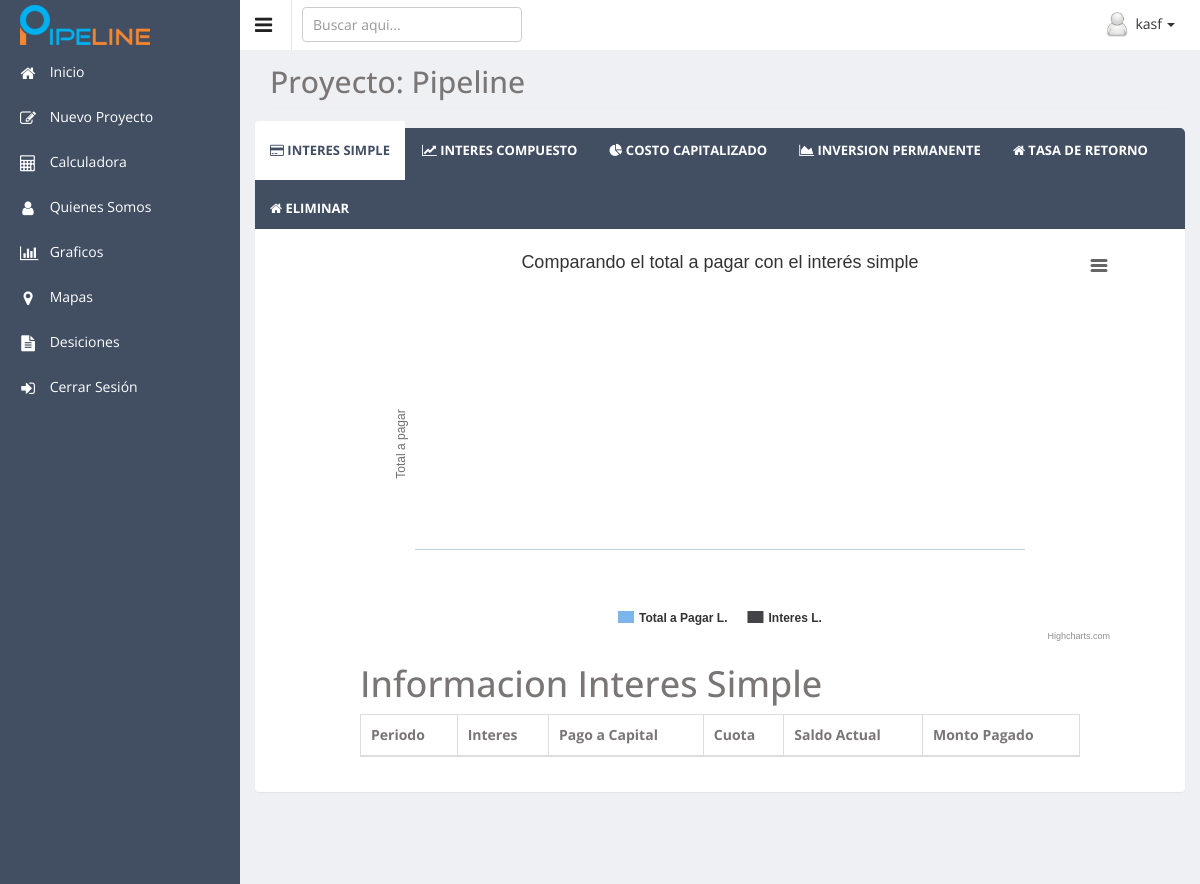
Page /proyectos.php?id=1 (signed in) on the earlier database version.
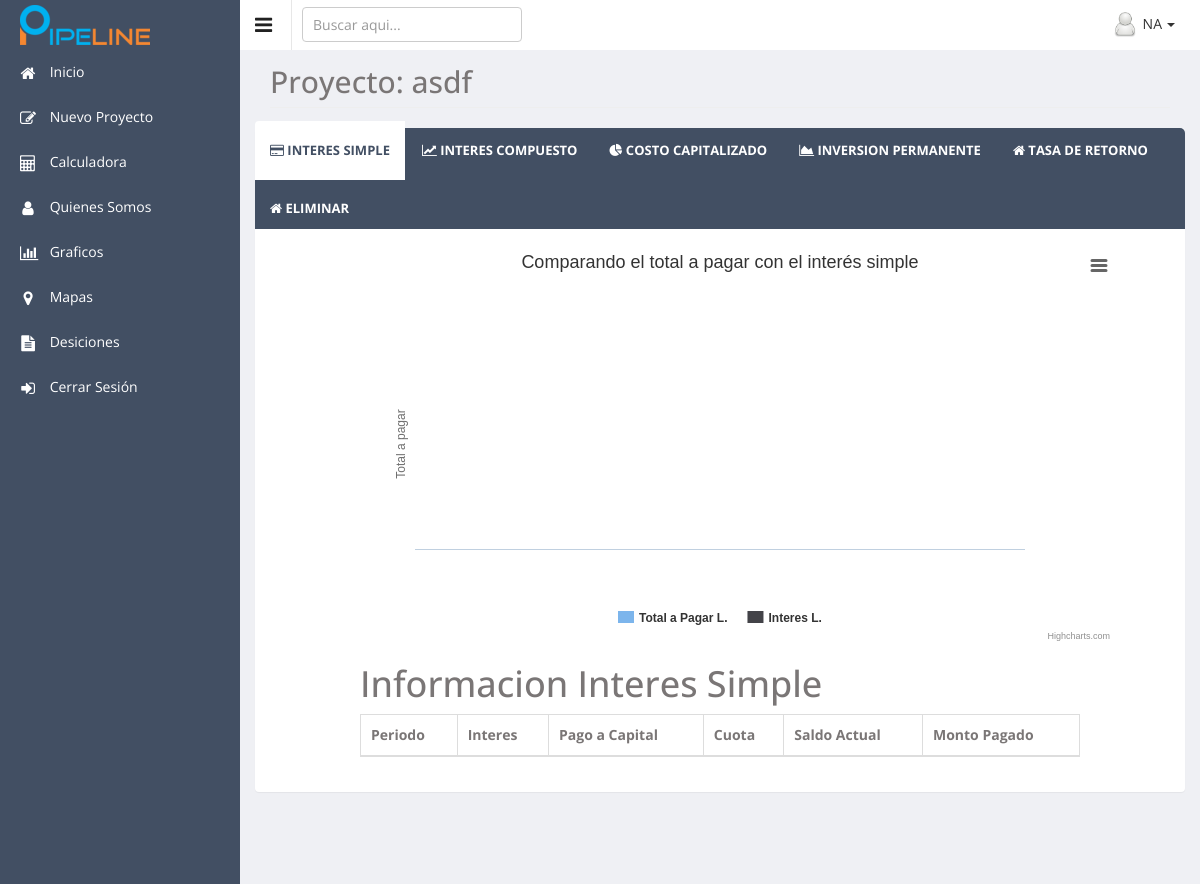
Same page on the later database version.
### tables this page shows
CREATE TABLE `tbl_proyectos` (
  `id_proyecto` int(11) NOT NULL,
  `id_usuario` int(11) NOT NULL,
  `nombre_proyecto` varchar(100) NOT NULL,
  `descripcion` varchar(100) NOT NULL,
  `periodo` int(5) NOT NULL,
  `interes` float NOT NULL,
  `tiempo` int(11) NOT NULL,
  `gradiante` float NOT NULL,
  `monto_prestamo` float NOT NULL,
  `saldo_pagado` float NOT NULL,
  `entrada_efectivo` float NOT NULL,
  `salida_efectivo` float NOT NULL
);

### Backend/conexion.php (called while the page is built, shortened)
<?php
class Conexion
	{
		private $conect;
		function __construct()
		{
			$this->conect = new mysqli("localhost", "root", "", "db_sistem_negocio");
		}
		public function getConexion(){
			return $this->conect;
		}
}
?>

### proyectos.php (the view, shortened to what the changed rows need)
<!DOCTYPE html>
<?php
	include('menu.php');
?>
<html>
<head>
  <link rel="stylesheet" href="css/EstiloModal.css">
  <?php echo css();
  include 'Backend/conexion.php';
  require_once( 'Backend/conexion.php');
  $conexion = new Conexion();
  $id = $_GET['id'];
  if(isset($id)) {
    $sql= mysqli_query($conexion->getConexion(), "SELECT * FROM TBL_PROYECTOS WHERE ID_PROYECTO='$id' " );
    $array= mysqli_fetch_array( $sql);
  }else{
    header("location: index.php");
  }
  ?>
</head>
<body class="sticky-header">
<section>
<div class="main-content" >
	<?php echo Encabezado(); ?>
	<div class="wrapper">
  <div class="col-lg-12" style="margin-bottom: 0px">
        <h2 class="page-header">Proyecto: <?php echo $array['nombre_proyecto']; ?></h1>
    </div>
		<div class="row">
			<div class="col-lg-12">
				<section class="panel">
					<div class="panel-body">
						<div class="tab-content">
                            <div id="interesS4" class="tab-pane active">
                            	<?php include('proyectos/interesSimple.php');?>
                            </div>
						</div>
					</div>
				</section>
			</div>
		</div>
	</div>
</div>
</section>
</body>
</html>

### menu.php (shortened to what the changed rows need)
<?php
 function css(){
 	return '<link href="css/style.css" rel="stylesheet">'.
  			'<link href="css/style-responsive.css" rel="stylesheet">'.
  			'<link href="fonts/css/font-awesome.min.css" rel="stylesheet" type="text/css">'.
  			'<link rel="stylesheet" href="media/css/dataTables.bootstrap.min.css">'.
		    '<link rel="stylesheet" href="media/font-awesome/css/font-awesome.css">';
 }
function Encabezado(){
	return ''.
	        '<div class="header-section">'.
	            ''.
	            '<a class="toggle-btn"><i class="fa fa-bars"></i></a>'.
	            ''.
	            ''.
	            '<form class="searchform" action="index.html" method="post">'.
	                '<input type="text" class="form-control" name="keyword" placeholder="Buscar aqui..." />'.
	            '</form>'.
	            ''.
	            ''.
	            '<div class="menu-right">'.
	                '<ul class="notification-menu">'.
	                    '<li>'.
	                        '<a href="#" class="btn btn-default dropdown-toggle" data-toggle="dropdown">'.
	                            '<img src="images/photos/user-avatar.png" alt="" />'.
	                            $_SESSION['usuario'].
	                            '<span class="caret"></span>'.
	                        '</a>'.
	                        '<ul class="dropdown-menu dropdown-menu-usermenu pull-right">'.
	                            '<li><a href="#"><i class="fa fa-user"></i>  Perfil</a></li>'.
	                            '<li><a href="#"><i class="fa fa-cog"></i>  Configuracion</a></li>'.
	                            '<li><a href="logout.php"><i class="fa fa-sign-out"></i> Desconectarse</a></li>'.
	                        '</ul>'.
	                    '</li>'.
	                '</ul>'.
	            '</div>'.
	            ''.
	        '</div>'.
	        '';
}
?>

Differences in the rows shown:
changed tbl_proyectos: nombre_proyecto "Pipeline" → "asdf"
Other differences:
$_SESSION['usuario']: "kasf" → "NA"
